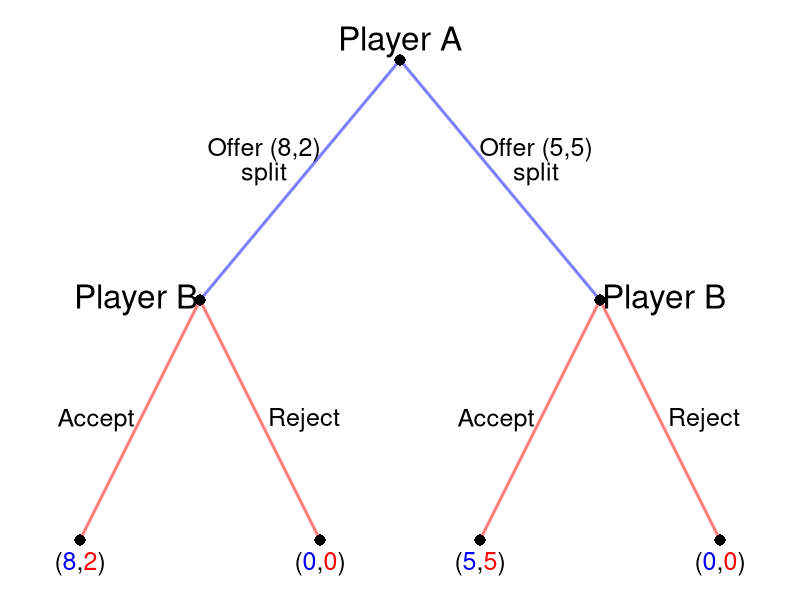

The R source for this figure:
require(shape)
pdf(file = "people/sequential_ultimatum.pdf", width = 9, height = 7)

#Set parameters for graphics
axislabelsize <- 1.5
labelsize <- 2
actionlabelsize <- 1.5
graphlinewidth <- 3
segmentlinewidth <- 2
nodesize <- 1.5

COL <- c("#7fc97f", "#beaed4", "#fdc086", "#ffff99", "#386cb0", "#f0027f", "#bf5b17", "#666666")
COLA <- c("#99d8c9","#66c2a4","#41ae76", "#238b45", "#005824")
COLB <- c("#4eb3d3", "#2b8cbe", "#0868ac","#084081")

par(mar =  c(0, 0, 0, 0))

xlims <- c(0, 10)
ylims <- c(0, 10)

npts <- 501 
x <- seq(xlims[1], xlims[2], length.out = npts)
y <- seq(ylims[1], ylims[2], length.out = npts) 

plot(0, 0, xlim = xlims, ylim = ylims, type = "n",
     xlab = expression(paste("")),
     ylab = expression(paste("")), 
     xaxt = "n", 
     yaxt = "n", 
     cex.lab = axislabelsize, 
     bty = "n",
     xaxs="i", 
     yaxs="i")

ticksy <- seq(from = 0, to = ylims[2], by = 2)
ylabels <- seq(from = 0, to = ylims[2], by = 2)
ticksx <- seq(from = 0, to = xlims[2], by = 2)
xlabels <- seq(from = 0, to = xlims[2], by = 2)

#Branches for Aram
#Fish 10
segments(5, 9, 2.5, 5, lty = 1, col = rgb(0, 0, 1, 0.5), lwd = graphlinewidth)
#Fish 12
segments(5, 9, 7.5, 5, lty = 1, col = rgb(0, 0, 1, 0.5), lwd = graphlinewidth)

#Branches for Bina
#From Aram Fishing 10
#Bina fishes 10
segments(2.5, 5, 1, 1, lty = 1, col = rgb(1, 0, 0, 0.5), lwd = graphlinewidth)
#Bina fishes 12
segments(2.5, 5, 4, 1, lty = 1, col = rgb(1, 0, 0, 0.5), lwd = graphlinewidth)

#From Aram fishing 12
#Bina fishes 10
segments(7.5, 5, 6, 1, lty = 1, col = rgb(1, 0, 0, 0.5), lwd = graphlinewidth)


#Bina fishes 12
segments(7.5, 5, 9, 1, lty = 1, col = rgb(1, 0, 0, 0.5), lwd = graphlinewidth)

#Initial node
points(5, 9, pch = 16, col = "black", cex = nodesize)

#P1 Nodes
points(2.5, 5, pch = 16, col = "black", cex = nodesize)
points(7.5, 5, pch = 16, col = "black", cex = nodesize)

#P2 Terminal Nodes
points(1, 1, pch = 16, col = "black", cex = nodesize)
points(4, 1, pch = 16, col = "black", cex = nodesize)
points(6, 1, pch = 16, col = "black", cex = nodesize)
points(9, 1, pch = 16, col = "black", cex = nodesize)

text(5, 9.3, expression(paste("Player A")), cex = labelsize)

text(3.3, 7.5, expression(paste("Offer (8,2)")), cex = actionlabelsize)
text(3.3, 7.1, expression(paste("split")), cex = actionlabelsize)
text(6.7, 7.5, expression(paste("Offer (5,5)")), cex = actionlabelsize)
text(6.7, 7.1, expression(paste("split")), cex = actionlabelsize)


text(1.7, 5, expression(paste("Player B")), cex = labelsize)
text(1.2, 3, expression(paste("Accept")), cex = actionlabelsize)
#text(1.3, 3.1, expression(paste("early")), cex = actionlabelsize)
text(3.8, 3, expression(paste("Reject")), cex = actionlabelsize)
#text(3.7, 3.1, expression(paste("late")), cex = actionlabelsize)


text(8.3, 5, expression(paste("Player B")), cex = labelsize)
text(6.2, 3, expression(paste("Accept")), cex = actionlabelsize)
#text(6.3, 3.1, expression(paste("early")), cex = actionlabelsize)
text(8.8, 3, expression(paste("Reject")), cex = actionlabelsize)
#text(8.7, 3.1, expression(paste("late")), cex = actionlabelsize)

#Payoffs 
text(1, .6, expression("(" * phantom("8") * "," * phantom("2") * ")"), cex = actionlabelsize)
text(1, .6, expression(phantom("(") * "8" * phantom(",") * phantom("2") * phantom(")")), col = rgb(0, 0, 1, 1),  cex = actionlabelsize)
text(1, .6, expression(phantom("(") * phantom("8") * phantom(",") * "2" * phantom(")")), col = rgb(1, 0, 0, 1), cex = actionlabelsize)

text(4, .6, expression("(" * phantom("0") * "," * phantom("0") * ")"), cex = actionlabelsize)
text(4, .6, expression(phantom("(") * "0" * phantom(",") * phantom("0") * phantom(")")), col = rgb(0, 0, 1, 1),  cex = actionlabelsize)
text(4, .6, expression(phantom("(") * phantom("0") * phantom(",") * "0" * phantom(")")), col = rgb(1, 0, 0, 1), cex = actionlabelsize)

text(6, .6, expression("(" * phantom("5") * "," * phantom("5") * ")"), cex = actionlabelsize)
text(6, .6, expression(phantom("(") * "5" * phantom(",") * phantom("5") * phantom(")")), col = rgb(0, 0, 1, 1),  cex = actionlabelsize)
text(6, .6, expression(phantom("(") * phantom("5") * phantom(",") * "5" * phantom(")")), col = rgb(1, 0, 0, 1), cex = actionlabelsize)

text(9, .6, expression("(" * phantom("0") * "," * phantom("0") * ")"), cex = actionlabelsize)
text(9, .6, expression(phantom("(") * "0" * phantom(",") * phantom("0") * phantom(")")), col = rgb(0, 0, 1, 1),  cex = actionlabelsize)
text(9, .6, expression(phantom("(") * phantom("0") * phantom(",") * "0" * phantom(")")), col = rgb(1, 0, 0, 1), cex = actionlabelsize)

dev.off()
